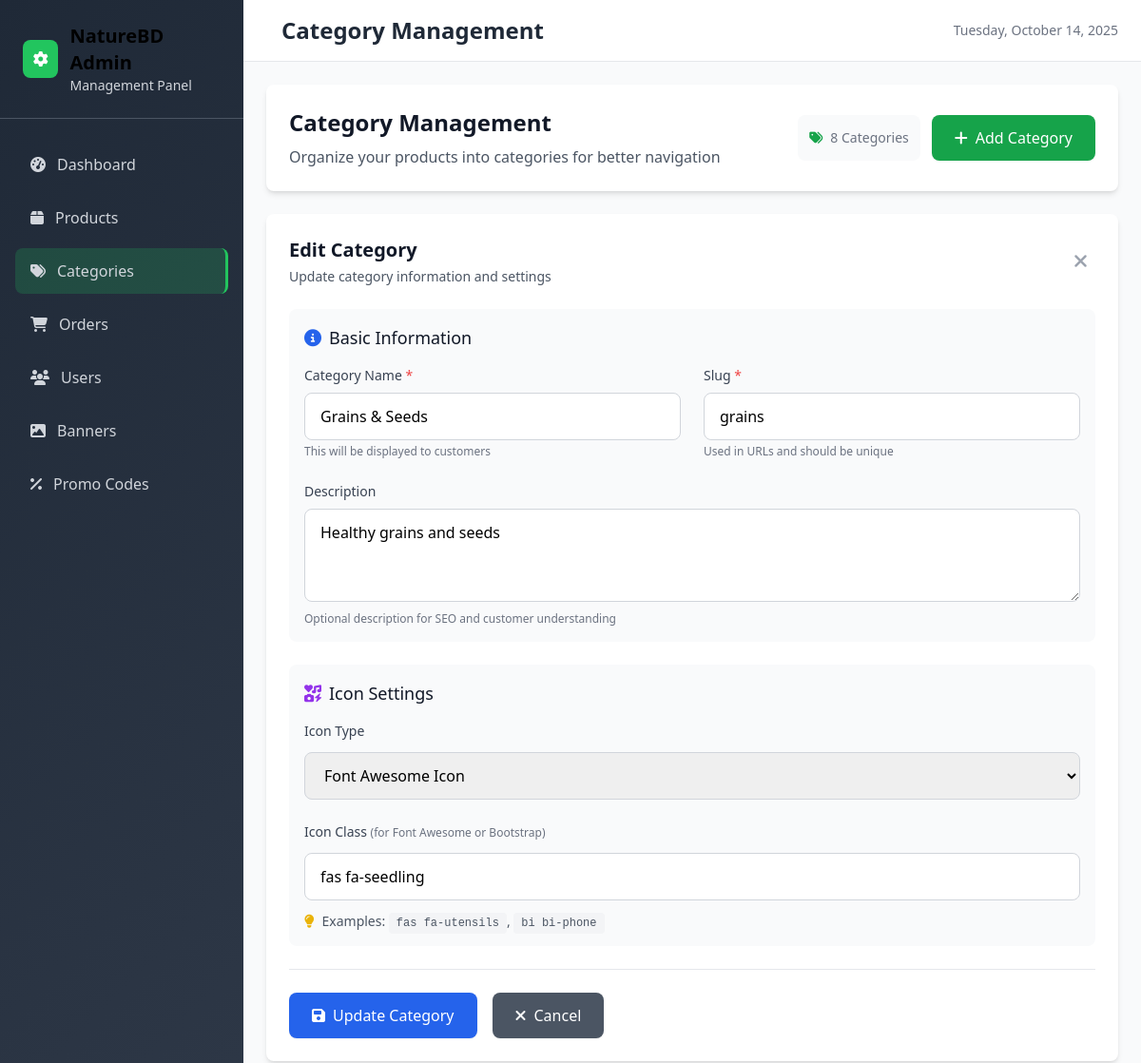
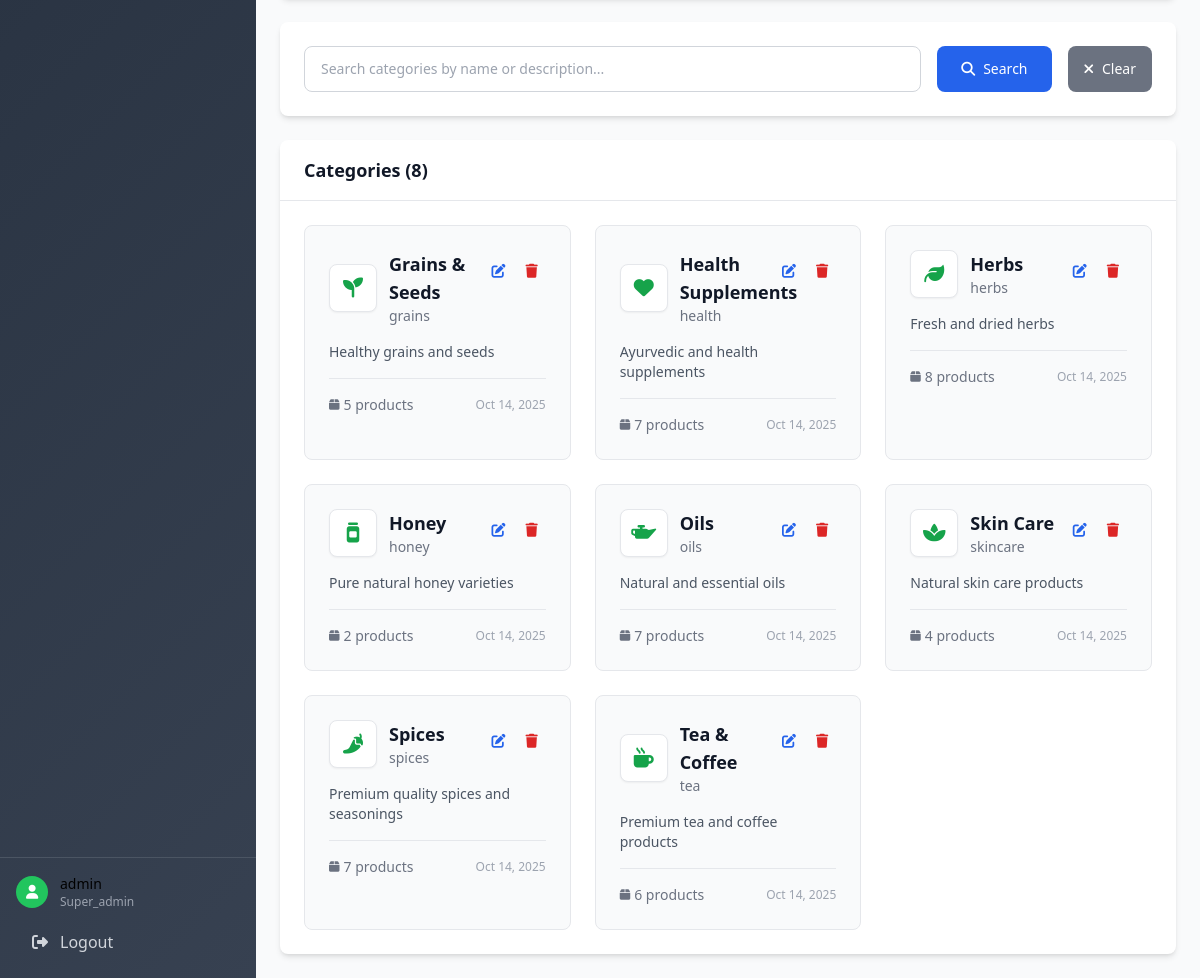
Page /admin/categories.php?action=edit&id=6 (signed in) on the committed database (2 pictures, top to bottom).
### tables this page shows
CREATE TABLE categories (
    id INT AUTO_INCREMENT PRIMARY KEY,
    name VARCHAR(255) NOT NULL,
    slug VARCHAR(255) UNIQUE NOT NULL,
    description TEXT,
    icon_type ENUM('fontawesome', 'bootstrap', 'sticker', 'svg') DEFAULT 'fontawesome',
    icon_class VARCHAR(100),
    sticker_url VARCHAR(255),
    svg_code TEXT,
    created_at TIMESTAMP DEFAULT CURRENT_TIMESTAMP
);

### admin/categories.php (the view, shortened to what this page needs)
<?php
include 'includes/header.php';
$categories = $conn->query("SELECT * FROM categories ORDER BY name")->fetch_all(MYSQLI_ASSOC);
$edit_category = null;
if (isset($_GET['action']) && $_GET['action'] === 'edit' && isset($_GET['id'])) {
    $id = (int)$_GET['id'];
    $stmt = $conn->prepare("SELECT * FROM categories WHERE id = ?");
    $stmt->bind_param("i", $id);
    $stmt->execute();
    $edit_category = $stmt->get_result()->fetch_assoc();
}
?>
<div class="bg-white rounded-lg shadow-md p-6 mb-6">
    <div class="flex flex-col lg:flex-row lg:items-center lg:justify-between gap-4">
        <div>
            <h1 class="text-2xl font-bold text-gray-900 mb-2">Category Management</h1>
            <p class="text-gray-600">Organize your products into categories for better navigation</p>
        </div>
        <div class="flex flex-col sm:flex-row gap-3">
            <div class="flex items-center text-sm text-gray-500 bg-gray-50 px-3 py-2 rounded-lg">
                <i class="fas fa-tags mr-2 text-green-600"></i>
                <span><?php echo count($categories); ?> Categories</span>
            </div>
            <a href="?action=add" class="inline-flex items-center px-6 py-3 bg-green-600 text-white rounded-lg hover:bg-green-700 transition-all duration-200 font-medium shadow-sm hover:shadow-md">
                <i class="fas fa-plus mr-2"></i>Add Category
            </a>
        </div>
    </div>
</div>
<?php if (isset($_GET['action']) && ($_GET['action'] === 'add' || $_GET['action'] === 'edit')): ?>
    <div class="bg-white rounded-lg shadow-md p-6 mb-6">
        <div class="flex items-center justify-between mb-6">
            <div>
                <h2 class="text-xl font-semibold text-gray-900">
                    <?php echo $_GET['action'] === 'add' ? 'Add New Category' : 'Edit Category'; ?>
                </h2>
                <p class="text-sm text-gray-600 mt-1">
                    <?php echo $_GET['action'] === 'add' ? 'Create a new category to organize your products' : 'Update category information and settings'; ?>
                </p>
            </div>
            <a href="categories.php" class="text-gray-400 hover:text-gray-600 transition-colors p-2 hover:bg-gray-100 rounded-lg">
                <i class="fas fa-times text-xl"></i>
            </a>
        </div>
        <form method="POST" id="category-form" class="space-y-6" novalidate>
            <div class="bg-gray-50 rounded-lg p-4 form-section">
                <h3 class="text-lg font-medium text-gray-900 mb-4 flex items-center">
                    <i class="fas fa-info-circle text-blue-600 mr-2" aria-hidden="true"></i>
                    Basic Information
                </h3>
                <div class="grid grid-cols-1 md:grid-cols-2 gap-6">
                    <div>
                        <label for="category-name" class="block text-sm font-medium text-gray-700 mb-2">
                            Category Name <span class="text-red-500">*</span>
                        </label>
                        <input type="text" id="category-name" name="name" required
                               value="<?php echo $edit_category ? htmlspecialchars(html_entity_decode($edit_category['name'])) : ''; ?>"
                               class="w-full px-4 py-3 border border-gray-300 rounded-lg focus:ring-2 focus:ring-blue-500 focus:border-transparent transition-colors"
                               placeholder="Enter category name">
                        <p class="text-xs text-gray-500 mt-1">This will be displayed to customers</p>
                    </div>
                    <div>
                        <label for="category-slug" class="block text-sm font-medium text-gray-700 mb-2">
                            Slug <span class="text-red-500">*</span>
                        </label>
                        <input type="text" id="category-slug" name="slug" required
                               value="<?php echo $edit_category ? htmlspecialchars(html_entity_decode($edit_category['slug'])) : ''; ?>"
                               class="w-full px-4 py-3 border border-gray-300 rounded-lg focus:ring-2 focus:ring-blue-500 focus:border-transparent transition-colors"
                               placeholder="url-friendly-name">
                        <p class="text-xs text-gray-500 mt-1">Used in URLs and should be unique</p>
                    </div>
                    <div class="md:col-span-2">
                        <label for="category-description" class="block text-sm font-medium text-gray-700 mb-2">
                            Description
                        </label>
                        <textarea id="category-description" name="description" rows="3"
                                  class="w-full px-4 py-3 border border-gray-300 rounded-lg focus:ring-2 focus:ring-blue-500 focus:border-transparent transition-colors resize-vertical"
                                  placeholder="Describe this category..."><?php echo $edit_category ? htmlspecialchars(html_entity_decode($edit_category['description'])) : ''; ?></textarea>
                        <p class="text-xs text-gray-500 mt-1">Optional description for SEO and customer understanding</p>
                    </div>
                </div>
            </div>
            <div class="bg-gray-50 rounded-lg p-4 form-section">
                <h3 class="text-lg font-medium text-gray-900 mb-4 flex items-center">
                    <i class="fas fa-icons text-purple-600 mr-2" aria-hidden="true"></i>
                    Icon Settings
                </h3>
                <div class="space-y-6">
                    <div>
                        <label for="icon-type" class="block text-sm font-medium text-gray-700 mb-3">
                            Icon Type
                        </label>
                        <select id="icon-type" name="icon_type"
                                class="w-full px-4 py-3 border border-gray-300 rounded-lg focus:ring-2 focus:ring-blue-500 focus:border-transparent transition-colors">
                            <option value="fontawesome" <?php echo $edit_category && $edit_category['icon_type'] === 'fontawesome' ? 'selected' : ''; ?>>Font Awesome Icon</option>
                        </select>
                    </div>
                    <div id="icon-class-section" class="space-y-3">
                        <label for="icon-class" class="block text-sm font-medium text-gray-700">
                            Icon Class <span class="text-xs text-gray-500">(for Font Awesome or Bootstrap)</span>
                        </label>
                        <input type="text" id="icon-class" name="icon_class"
                               value="<?php echo $edit_category ? htmlspecialchars(html_entity_decode($edit_category['icon_class'])) : ''; ?>"
                               placeholder="fas fa-leaf or bi bi-tree"
                               class="w-full px-4 py-3 border border-gray-300 rounded-lg focus:ring-2 focus:ring-blue-500 focus:border-transparent transition-colors">
                        <div class="flex items-center space-x-2 text-sm text-gray-600">
                            <i class="fas fa-lightbulb text-yellow-500"></i>
                            <span>Examples: <code class="bg-gray-100 px-2 py-1 rounded text-xs">fas fa-utensils</code>, <code class="bg-gray-100 px-2 py-1 rounded text-xs">bi bi-phone</code></span>
                        </div>
                    </div>
                </div>
            </div>
            <div class="flex flex-col sm:flex-row gap-4 pt-6 border-t border-gray-200">
                <button type="submit" id="submit-btn" class="flex-1 sm:flex-none px-6 py-3 bg-blue-600 text-white rounded-lg hover:bg-blue-700 transition-all duration-200 font-medium shadow-sm hover:shadow-md disabled:opacity-50 disabled:cursor-not-allowed">
                    <i class="fas fa-save mr-2"></i><?php echo $_GET['action'] === 'add' ? 'Create Category' : 'Update Category'; ?>
                </button>
                <a href="categories.php" class="flex-1 sm:flex-none px-6 py-3 bg-gray-600 text-white rounded-lg hover:bg-gray-700 transition-all duration-200 font-medium text-center shadow-sm hover:shadow-md">
                    <i class="fas fa-times mr-2"></i>Cancel
                </a>
            </div>
        </form>
    </div>
<?php endif; ?>
<div class="bg-white rounded-lg shadow-md p-6 mb-6" role="search" aria-label="Category search and filters">
    <div class="flex flex-col lg:flex-row gap-4 items-start lg:items-center justify-between">
        <div class="flex flex-col sm:flex-row gap-4 flex-1 w-full">
            <div class="flex-1">
                <input type="text" id="search-input" value="" placeholder="Search categories by name or description..." class="w-full px-4 py-3 border border-gray-300 rounded-lg focus:ring-2 focus:ring-blue-500 focus:border-transparent text-sm" aria-describedby="search-help">
            </div>
            <button type="button" id="search-btn" class="px-6 py-3 bg-blue-600 text-white rounded-lg hover:bg-blue-700 transition-colors text-sm font-medium disabled:opacity-50 disabled:cursor-not-allowed" aria-label="Perform search">
                <i class="fas fa-search mr-2" aria-hidden="true"></i>Search
            </button>
            <button type="button" id="clear-filters-btn" class="px-4 py-3 bg-gray-500 text-white rounded-lg hover:bg-gray-600 transition-colors text-sm font-medium" aria-label="Clear search filters">
                <i class="fas fa-times mr-2" aria-hidden="true"></i>Clear
            </button>
        </div>
    </div>
</div>
<div id="categories-container" role="main" aria-label="Categories list">
<div class="bg-white rounded-lg shadow-md overflow-hidden">
    <div class="px-6 py-4 border-b border-gray-200">
        <h2 class="text-lg font-semibold text-gray-900">Categories (<span id="total-count"><?php echo count($categories); ?></span>)</h2>
    </div>
    <div class="hidden md:block">
        <div class="p-6">
            <?php if (empty($categories)): ?>
                <div class="text-center py-12">
                    <div class="w-24 h-24 bg-gray-100 rounded-full flex items-center justify-center mx-auto mb-4">
                        <i class="fas fa-tags text-3xl text-gray-400"></i>
                    </div>
                    <h3 class="text-lg font-medium text-gray-900 mb-2">No categories found</h3>
                    <p class="text-gray-500 mb-6">Get started by creating your first category</p>
                    <a href="?action=add" class="inline-flex items-center px-4 py-2 bg-blue-600 text-white rounded-lg hover:bg-blue-700 transition-colors">
                        <i class="fas fa-plus mr-2"></i>Add Category
                    </a>
                </div>
            <?php else: ?>
                <div class="grid grid-cols-1 md:grid-cols-2 lg:grid-cols-3 xl:grid-cols-4 gap-6">
                    <?php foreach ($categories as $category): ?>
                        <div class="bg-gray-50 rounded-lg p-6 hover:bg-gray-100 transition-all duration-200 hover:shadow-md border border-gray-200 hover:border-gray-300">
                            <div class="flex items-start justify-between mb-4">
                                <div class="flex items-center flex-1 min-w-0">
                                    <div class="w-12 h-12 bg-white rounded-lg flex items-center justify-center mr-3 shadow-sm border border-gray-200">
                                        <?php
                                        if ($category['icon_type'] === 'sticker' && $category['sticker_url']) {
                                            echo '<img src="' . htmlspecialchars($category['sticker_url']) . '" alt="' . htmlspecialchars(html_entity_decode($category['name'])) . '" class="w-8 h-8 object-contain rounded">';
                                        } else {
                                            echo '<i class="' . htmlspecialchars($category['icon_class']) . ' text-green-600 text-xl"></i>';
                                        }
                                        ?>
                                    </div>
                                    <div class="flex-1 min-w-0">
                                        <h3 class="text-lg font-semibold text-gray-900"><?php echo htmlspecialchars(html_entity_decode($category['name'])); ?></h3>
                                        <p class="text-sm text-gray-500 truncate"><?php echo htmlspecialchars(html_entity_decode($category['slug'])); ?></p>
                                    </div>
                                </div>
                                <div class="flex space-x-1 ml-2">
                                    <a href="?action=edit&id=<?php echo $category['id']; ?>"
                                       class="p-2 text-blue-600 hover:text-blue-800 hover:bg-blue-50 rounded-lg transition-colors"
                                       title="Edit category">
                                        <i class="fas fa-edit text-sm"></i>
                                    </a>
                                    <form method="POST" class="inline" onsubmit="return confirmDelete('Are you sure you want to delete this category? This action cannot be undone.')">
                                        <button type="submit" class="p-2 text-red-600 hover:text-red-800 hover:bg-red-50 rounded-lg transition-colors" title="Delete category">
                                            <i class="fas fa-trash text-sm"></i>
                                        </button>
                                    </form>
                                </div>
                            </div>
                            <?php if ($category['description']): ?>
                                <p class="text-gray-600 text-sm mb-4 line-clamp-2"><?php echo htmlspecialchars(html_entity_decode($category['description'])); ?></p>
                            <?php endif; ?>
                            <div class="flex items-center justify-between text-sm border-t border-gray-200 pt-4">
                                <div class="flex items-center space-x-4">
                                    <span class="text-gray-500 flex items-center">
                                        <i class="fas fa-box mr-1 text-xs"></i>
                                        <?php
                                        $stmt = $conn->prepare("SELECT COUNT(*) as count FROM products WHERE (category = ? OR category_id = ?) AND is_active = 1");
                                        $stmt->bind_param("si", $category['slug'], $category['id']);
                                        $stmt->execute();
                                        $count = $stmt->get_result()->fetch_assoc()['count'];
                                        echo $count . ' product' . ($count !== 1 ? 's' : '');
                                        ?>
                                    </span>
                                </div>
                                <span class="text-gray-400 text-xs">
                                    <?php echo date('M j, Y', strtotime($category['created_at'])); ?>
                                </span>
                            </div>
                        </div>
                    <?php endforeach; ?>
                </div>
            <?php endif; ?>
        </div>
    </div>
</div>
</div>
<?php include 'includes/footer.php'; ?>

### admin/css/admin.css (style rules this page uses)
html, body { height: 100%; }
@media (min-width: 769px) { html, body { overflow: hidden; } }

### rows in the picture
categories: name "Grains & Seeds", slug "grains", description "Healthy grains and seeds", icon_type "Font Awesome Icon", icon_class "fas fa-seedling", count "5", created_at "Oct 14, 2025"
categories: name "Health Supplements", slug "health", description "Ayurvedic and health supplements", count "7", created_at "Oct 14, 2025"
categories: name "Herbs", slug "herbs", description "Fresh and dried herbs", count "8", created_at "Oct 14, 2025"
categories: name "Honey", slug "honey", description "Pure natural honey varieties", count "2", created_at "Oct 14, 2025"
categories: name "Oils", slug "oils", description "Natural and essential oils", count "7", created_at "Oct 14, 2025"
categories: name "Skin Care", slug "skincare", description "Natural skin care products", count "4", created_at "Oct 14, 2025"
categories: name "Spices", slug "spices", description "Premium quality spices and seasonings", count "7", created_at "Oct 14, 2025"
categories: name "Tea & Coffee", slug "tea", description "Premium tea and coffee products", count "6", created_at "Oct 14, 2025"

### other values in the picture
$_SESSION['admin_username'] "admin"
$_SESSION['admin_role'] "Super_admin"
$page_title "Category Management"
count($categories) "8"
